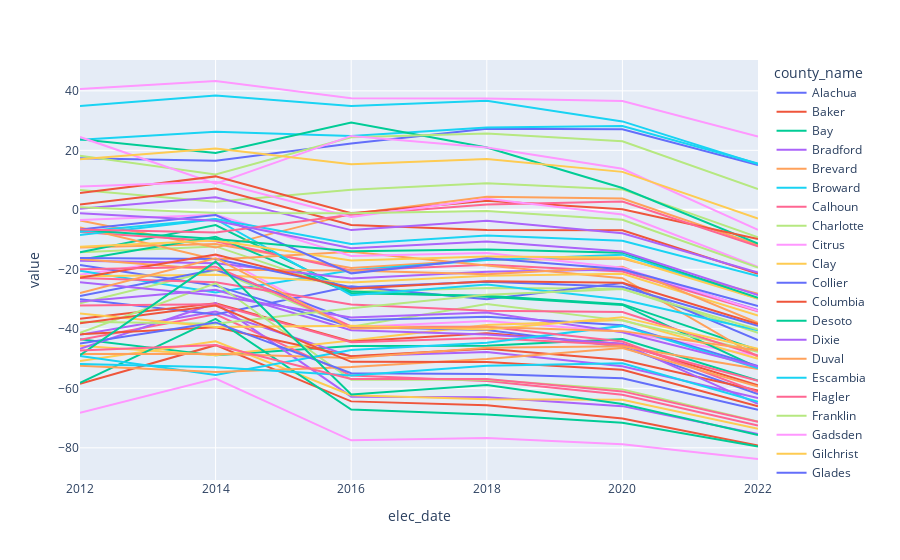

This figure's notebook cell:
### Code cell
fig_scatter = px.line(df_correlation, x=df_correlation.index, y=df_correlation.columns)
fig_scatter.show()

### Figure 1 — Plotly figure (JSON) as saved in the notebook; plotly's stock layout.template omitted (floating-point values rounded to 4 significant figures)
{"data": [{"hovertemplate": "county_name=Alachua<br>elec_date=%{x}<br>value=%{y}<extra></extra>", "legendgroup": "Alachua", "line": {"color": "#636efa", "dash": "solid"}, "marker": {"symbol": "circle"}, "mode": "lines", "name": "Alachua", "orientation": "v", "showlegend": true, "type": "scatter", "x": ["2012", "2014", "2016", "2018", "2020", "2022"], "xaxis": "x", "y": [17.31, 16.52, 22.28, 27.24, 27.08, 15.09], "yaxis": "y"}, {"hovertemplate": "county_name=Baker<br>elec_date=%{x}<br>value=%{y}<extra></extra>", "legendgroup": "Baker", "line": {"color": "#EF553B", "dash": "solid"}, "marker": {"symbol": "circle"}, "mode": "lines", "name": "Baker", "orientation": "v", "showlegend": true, "type": "scatter", "x": ["2012", "2014", "2016", "2018", "2020", "2022"], "xaxis": "x", "y": [-58.52, -45.5, -64.4, -65.69, -70.12, -79.27], "yaxis": "y"}, {"hovertemplate": "county_name=Bay<br>elec_date=%{x}<br>value=%{y}<extra></extra>", "legendgroup": "Bay", "line": {"color": "#00cc96", "dash": "solid"}, "marker": {"symbol": "circle"}, "mode": "lines", "name": "Bay", "orientation": "v", "showlegend": true, "type": "scatter", "x": ["2012", "2014", "2016", "2018", "2020", "2022"], "xaxis": "x", "y": [-43.48, -48.93, -45.79, -45.66, -43.43, -57.38], "yaxis": "y"}, {"hovertemplate": "county_name=Bradford<br>elec_date=%{x}<br>value=%{y}<extra></extra>", "legendgroup": "Bradford", "line": {"color": "#ab63fa", "dash": "solid"}, "marker": {"symbol": "circle"}, "mode": "lines", "name": "Bradford", "orientation": "v", "showlegend": true, "type": "scatter", "x": ["2012", "2014", "2016", "2018", "2020", "2022"], "xaxis": "x", "y": [-41.96, -34.22, -49.26, -47.82, -52.56, -63.25], "yaxis": "y"}, {"hovertemplate": "county_name=Brevard<br>elec_date=%{x}<br>value=%{y}<extra></extra>", "legendgroup": "Brevard", "line": {"color": "#FFA15A", "dash": "solid"}, "marker": {"symbol": "circle"}, "mode": "lines", "name": "Brevard", "orientation": "v", "showlegend": true, "type": "scatter", "x": ["2012", "2014", "2016", "2018", "2020", "2022"], "xaxis": "x", "y": [-12.68, -11.51, -19.54, -16.78, -16.41, -28.2], "yaxis": "y"}, {"hovertemplate": "county_name=Broward<br>elec_date=%{x}<br>value=%{y}<extra></extra>", "legendgroup": "Broward", "line": {"color": "#19d3f3", "dash": "solid"}, "marker": {"symbol": "circle"}, "mode": "lines", "name": "Broward", "orientation": "v", "showlegend": true, "type": "scatter", "x": ["2012", "2014", "2016", "2018", "2020", "2022"], "xaxis": "x", "y": [34.93, 38.44, 34.91, 36.66, 29.73, 15.38], "yaxis": "y"}, {"hovertemplate": "county_name=Calhoun<br>elec_date=%{x}<br>value=%{y}<extra></extra>", "legendgroup": "Calhoun", "line": {"color": "#FF6692", "dash": "solid"}, "marker": {"symbol": "circle"}, "mode": "lines", "name": "Calhoun", "orientation": "v", "showlegend": true, "type": "scatter", "x": ["2012", "2014", "2016", "2018", "2020", "2022"], "xaxis": "x", "y": [-43.7, -35.14, -55.71, -57.54, -62.18, -72.52], "yaxis": "y"}, {"hovertemplate": "county_name=Charlotte<br>elec_date=%{x}<br>value=%{y}<extra></extra>", "legendgroup": "Charlotte", "line": {"color": "#B6E880", "dash": "solid"}, "marker": {"symbol": "circle"}, "mode": "lines", "name": "Charlotte", "orientation": "v", "showlegend": true, "type": "scatter", "x": ["2012", "2014", "2016", "2018", "2020", "2022"], "xaxis": "x", "y": [-14.24, -12.3, -27.55, -26.3, -26.57, -41.37], "yaxis": "y"}, {"hovertemplate": "county_name=Citrus<br>elec_date=%{x}<br>value=%{y}<extra></extra>", "legendgroup": "Citrus", "line": {"color": "#FF97FF", "dash": "solid"}, "marker": {"symbol": "circle"}, "mode": "lines", "name": "Citrus", "orientation": "v", "showlegend": true, "type": "scatter", "x": ["2012", "2014", "2016", "2018", "2020", "2022"], "xaxis": "x", "y": [-21.84, -15.18, -39.38, -37.39, -40.97, -49.04], "yaxis": "y"}, {"hovertemplate": "county_name=Clay<br>elec_date=%{x}<br>value=%{y}<extra></extra>", "legendgroup": "Clay", "line": {"color": "#FECB52", "dash": "solid"}, "marker": {"symbol": "circle"}, "mode": "lines", "name": "Clay", "orientation": "v", "showlegend": true, "type": "scatter", "x": ["2012", "2014", "2016", "2018", "2020", "2022"], "xaxis": "x", "y": [-45.72, -48.87, -43.93, -38.75, -37.03, -50.05], "yaxis": "y"}, {"hovertemplate": "county_name=Collier<br>elec_date=%{x}<br>value=%{y}<extra></extra>", "legendgroup": "Collier", "line": {"color": "#636efa", "dash": "solid"}, "marker": {"symbol": "circle"}, "mode": "lines", "name": "Collier", "orientation": "v", "showlegend": true, "type": "scatter", "x": ["2012", "2014", "2016", "2018", "2020", "2022"], "xaxis": "x", "y": [-30.02, -35.21, -25.7, -30.03, -24.64, -43.76], "yaxis": "y"}, {"hovertemplate": "county_name=Columbia<br>elec_date=%{x}<br>value=%{y}<extra></extra>", "legendgroup": "Columbia", "line": {"color": "#EF553B", "dash": "solid"}, "marker": {"symbol": "circle"}, "mode": "lines", "name": "Columbia", "orientation": "v", "showlegend": true, "type": "scatter", "x": ["2012", "2014", "2016", "2018", "2020", "2022"], "xaxis": "x", "y": [-36.61, -31.45, -44.23, -41.48, -45.09, -59.01], "yaxis": "y"}, {"hovertemplate": "county_name=Desoto<br>elec_date=%{x}<br>value=%{y}<extra></extra>", "legendgroup": "Desoto", "line": {"color": "#00cc96", "dash": "solid"}, "marker": {"symbol": "circle"}, "mode": "lines", "name": "Desoto", "orientation": "v", "showlegend": true, "type": "scatter", "x": ["2012", "2014", "2016", "2018", "2020", "2022"], "xaxis": "x", "y": [-14.29, -5.13, -27.49, -29.22, -31.98, -53.03], "yaxis": "y"}, {"hovertemplate": "county_name=Dixie<br>elec_date=%{x}<br>value=%{y}<extra></extra>", "legendgroup": "Dixie", "line": {"color": "#ab63fa", "dash": "solid"}, "marker": {"symbol": "circle"}, "mode": "lines", "name": "Dixie", "orientation": "v", "showlegend": true, "type": "scatter", "x": ["2012", "2014", "2016", "2018", "2020", "2022"], "xaxis": "x", "y": [-46.76, -31.4, -62.82, -62.97, -66, -75.4], "yaxis": "y"}, {"hovertemplate": "county_name=Duval<br>elec_date=%{x}<br>value=%{y}<extra></extra>", "legendgroup": "Duval", "line": {"color": "#FFA15A", "dash": "solid"}, "marker": {"symbol": "circle"}, "mode": "lines", "name": "Duval", "orientation": "v", "showlegend": true, "type": "scatter", "x": ["2012", "2014", "2016", "2018", "2020", "2022"], "xaxis": "x", "y": [-3.6, -12.7, -1.37, 4.4, 3.8, -11.76], "yaxis": "y"}, {"hovertemplate": "county_name=Escambia<br>elec_date=%{x}<br>value=%{y}<extra></extra>", "legendgroup": "Escambia", "line": {"color": "#19d3f3", "dash": "solid"}, "marker": {"symbol": "circle"}, "mode": "lines", "name": "Escambia", "orientation": "v", "showlegend": true, "type": "scatter", "x": ["2012", "2014", "2016", "2018", "2020", "2022"], "xaxis": "x", "y": [-20.49, -27.8, -20.33, -16.9, -15.07, -29.84], "yaxis": "y"}, {"hovertemplate": "county_name=Flagler<br>elec_date=%{x}<br>value=%{y}<extra></extra>", "legendgroup": "Flagler", "line": {"color": "#FF6692", "dash": "solid"}, "marker": {"symbol": "circle"}, "mode": "lines", "name": "Flagler", "orientation": "v", "showlegend": true, "type": "scatter", "x": ["2012", "2014", "2016", "2018", "2020", "2022"], "xaxis": "x", "y": [-7.42, -10.54, -20.39, -18.48, -20.71, -34.08], "yaxis": "y"}, {"hovertemplate": "county_name=Franklin<br>elec_date=%{x}<br>value=%{y}<extra></extra>", "legendgroup": "Franklin", "line": {"color": "#B6E880", "dash": "solid"}, "marker": {"symbol": "circle"}, "mode": "lines", "name": "Franklin", "orientation": "v", "showlegend": true, "type": "scatter", "x": ["2012", "2014", "2016", "2018", "2020", "2022"], "xaxis": "x", "y": [-31.4, -20.21, -39.3, -31.65, -37.25, -47.72], "yaxis": "y"}, {"hovertemplate": "county_name=Gadsden<br>elec_date=%{x}<br>value=%{y}<extra></extra>", "legendgroup": "Gadsden", "line": {"color": "#FF97FF", "dash": "solid"}, "marker": {"symbol": "circle"}, "mode": "lines", "name": "Gadsden", "orientation": "v", "showlegend": true, "type": "scatter", "x": ["2012", "2014", "2016", "2018", "2020", "2022"], "xaxis": "x", "y": [40.62, 43.31, 37.5, 37.44, 36.56, 24.64], "yaxis": "y"}, {"hovertemplate": "county_name=Gilchrist<br>elec_date=%{x}<br>value=%{y}<extra></extra>", "legendgroup": "Gilchrist", "line": {"color": "#FECB52", "dash": "solid"}, "marker": {"symbol": "circle"}, "mode": "lines", "name": "Gilchrist", "orientation": "v", "showlegend": true, "type": "scatter", "x": ["2012", "2014", "2016", "2018", "2020", "2022"], "xaxis": "x", "y": [-50.8, -44.2, -62.35, -63.67, -63.85, -73.58], "yaxis": "y"}, {"hovertemplate": "county_name=Glades<br>elec_date=%{x}<br>value=%{y}<extra></extra>", "legendgroup": "Glades", "line": {"color": "#636efa", "dash": "solid"}, "marker": {"symbol": "circle"}, "mode": "lines", "name": "Glades", "orientation": "v", "showlegend": true, "type": "scatter", "x": ["2012", "2014", "2016", "2018", "2020", "2022"], "xaxis": "x", "y": [-18.51, -25.49, -39.37, -40.44, -46.07, -61.9], "yaxis": "y"}, {"hovertemplate": "county_name=Gulf<br>elec_date=%{x}<br>value=%{y}<extra></extra>", "legendgroup": "Gulf", "line": {"color": "#EF553B", "dash": "solid"}, "marker": {"symbol": "circle"}, "mode": "lines", "name": "Gulf", "orientation": "v", "showlegend": true, "type": "scatter", "x": ["2012", "2014", "2016", "2018", "2020", "2022"], "xaxis": "x", "y": [-41.83, -39.5, -49.23, -46.68, -50.51, -60.75], "yaxis": "y"}, {"hovertemplate": "county_name=Hamilton<br>elec_date=%{x}<br>value=%{y}<extra></extra>", "legendgroup": "Hamilton", "line": {"color": "#00cc96", "dash": "solid"}, "marker": {"symbol": "circle"}, "mode": "lines", "name": "Hamilton", "orientation": "v", "showlegend": true, "type": "scatter", "x": ["2012", "2014", "2016", "2018", "2020", "2022"], "xaxis": "x", "y": [-16.79, -9.02, -28.03, -28.91, -31.71, -47.17], "yaxis": "y"}, {"hovertemplate": "county_name=Hardee<br>elec_date=%{x}<br>value=%{y}<extra></extra>", "legendgroup": "Hardee", "line": {"color": "#ab63fa", "dash": "solid"}, "marker": {"symbol": "circle"}, "mode": "lines", "name": "Hardee", "orientation": "v", "showlegend": true, "type": "scatter", "x": ["2012", "2014", "2016", "2018", "2020", "2022"], "xaxis": "x", "y": [-30.83, -26.9, -40.46, -41.9, -44.98, -65.19], "yaxis": "y"}, {"hovertemplate": "county_name=Hendry<br>elec_date=%{x}<br>value=%{y}<extra></extra>", "legendgroup": "Hendry", "line": {"color": "#FFA15A", "dash": "solid"}, "marker": {"symbol": "circle"}, "mode": "lines", "name": "Hendry", "orientation": "v", "showlegend": true, "type": "scatter", "x": ["2012", "2014", "2016", "2018", "2020", "2022"], "xaxis": "x", "y": [-5.91, -16.73, -14.13, -18.7, -22.98, -49.41], "yaxis": "y"}, {"hovertemplate": "county_name=Hernando<br>elec_date=%{x}<br>value=%{y}<extra></extra>", "legendgroup": "Hernando", "line": {"color": "#19d3f3", "dash": "solid"}, "marker": {"symbol": "circle"}, "mode": "lines", "name": "Hernando", "orientation": "v", "showlegend": true, "type": "scatter", "x": ["2012", "2014", "2016", "2018", "2020", "2022"], "xaxis": "x", "y": [-8.47, -3.14, -28.71, -25.07, -30.14, -40.47], "yaxis": "y"}, {"hovertemplate": "county_name=Highlands<br>elec_date=%{x}<br>value=%{y}<extra></extra>", "legendgroup": "Highlands", "line": {"color": "#FF6692", "dash": "solid"}, "marker": {"symbol": "circle"}, "mode": "lines", "name": "Highlands", "orientation": "v", "showlegend": true, "type": "scatter", "x": ["2012", "2014", "2016", "2018", "2020", "2022"], "xaxis": "x", "y": [-22.96, -24.38, -31.79, -33.92, -34.33, -49.02], "yaxis": "y"}, {"hovertemplate": "county_name=Hillsborough<br>elec_date=%{x}<br>value=%{y}<extra></extra>", "legendgroup": "Hillsborough", "line": {"color": "#B6E880", "dash": "solid"}, "marker": {"symbol": "circle"}, "mode": "lines", "name": "Hillsborough", "orientation": "v", "showlegend": true, "type": "scatter", "x": ["2012", "2014", "2016", "2018", "2020", "2022"], "xaxis": "x", "y": [6.68, 2.69, 6.79, 8.93, 6.86, -9.22], "yaxis": "y"}, {"hovertemplate": "county_name=Holmes<br>elec_date=%{x}<br>value=%{y}<extra></extra>", "legendgroup": "Holmes", "line": {"color": "#FF97FF", "dash": "solid"}, "marker": {"symbol": "circle"}, "mode": "lines", "name": "Holmes", "orientation": "v", "showlegend": true, "type": "scatter", "x": ["2012", "2014", "2016", "2018", "2020", "2022"], "xaxis": "x", "y": [-68.21, -56.72, -77.49, -76.73, -78.83, -83.77], "yaxis": "y"}, {"hovertemplate": "county_name=Indian River<br>elec_date=%{x}<br>value=%{y}<extra></extra>", "legendgroup": "Indian River", "line": {"color": "#FECB52", "dash": "solid"}, "marker": {"symbol": "circle"}, "mode": "lines", "name": "Indian River", "orientation": "v", "showlegend": true, "type": "scatter", "x": ["2012", "2014", "2016", "2018", "2020", "2022"], "xaxis": "x", "y": [-22.33, -21.85, -24.47, -22.16, -21.51, -35.56], "yaxis": "y"}, {"hovertemplate": "county_name=Jackson<br>elec_date=%{x}<br>value=%{y}<extra></extra>", "legendgroup": "Jackson", "line": {"color": "#636efa", "dash": "solid"}, "marker": {"symbol": "circle"}, "mode": "lines", "name": "Jackson", "orientation": "v", "showlegend": true, "type": "scatter", "x": ["2012", "2014", "2016", "2018", "2020", "2022"], "xaxis": "x", "y": [-28.98, -20.06, -37.15, -35.98, -38.84, -52.54], "yaxis": "y"}, {"hovertemplate": "county_name=Jefferson<br>elec_date=%{x}<br>value=%{y}<extra></extra>", "legendgroup": "Jefferson", "line": {"color": "#EF553B", "dash": "solid"}, "marker": {"symbol": "circle"}, "mode": "lines", "name": "Jefferson", "orientation": "v", "showlegend": true, "type": "scatter", "x": ["2012", "2014", "2016", "2018", "2020", "2022"], "xaxis": "x", "y": [1.75, 7.14, -5.06, -6.8, -6.87, -21.52], "yaxis": "y"}, {"hovertemplate": "county_name=Lafayette<br>elec_date=%{x}<br>value=%{y}<extra></extra>", "legendgroup": "Lafayette", "line": {"color": "#00cc96", "dash": "solid"}, "marker": {"symbol": "circle"}, "mode": "lines", "name": "Lafayette", "orientation": "v", "showlegend": true, "type": "scatter", "x": ["2012", "2014", "2016", "2018", "2020", "2022"], "xaxis": "x", "y": [-58.16, -36.68, -67.17, -68.79, -71.57, -79.61], "yaxis": "y"}, {"hovertemplate": "county_name=Lake<br>elec_date=%{x}<br>value=%{y}<extra></extra>", "legendgroup": "Lake", "line": {"color": "#ab63fa", "dash": "solid"}, "marker": {"symbol": "circle"}, "mode": "lines", "name": "Lake", "orientation": "v", "showlegend": true, "type": "scatter", "x": ["2012", "2014", "2016", "2018", "2020", "2022"], "xaxis": "x", "y": [-17.14, -17.95, -23.08, -20.85, -20.04, -33.72], "yaxis": "y"}, {"hovertemplate": "county_name=Lee<br>elec_date=%{x}<br>value=%{y}<extra></extra>", "legendgroup": "Lee", "line": {"color": "#FFA15A", "dash": "solid"}, "marker": {"symbol": "circle"}, "mode": "lines", "name": "Lee", "orientation": "v", "showlegend": true, "type": "scatter", "x": ["2012", "2014", "2016", "2018", "2020", "2022"], "xaxis": "x", "y": [-16.51, -20.18, -20.42, -21.7, -19.18, -38], "yaxis": "y"}, {"hovertemplate": "county_name=Leon<br>elec_date=%{x}<br>value=%{y}<extra></extra>", "legendgroup": "Leon", "line": {"color": "#19d3f3", "dash": "solid"}, "marker": {"symbol": "circle"}, "mode": "lines", "name": "Leon", "orientation": "v", "showlegend": true, "type": "scatter", "x": ["2012", "2014", "2016", "2018", "2020", "2022"], "xaxis": "x", "y": [23.59, 26.23, 24.85, 27.67, 28.18, 15.53], "yaxis": "y"}, {"hovertemplate": "county_name=Levy<br>elec_date=%{x}<br>value=%{y}<extra></extra>", "legendgroup": "Levy", "line": {"color": "#FF6692", "dash": "solid"}, "marker": {"symbol": "circle"}, "mode": "lines", "name": "Levy", "orientation": "v", "showlegend": true, "type": "scatter", "x": ["2012", "2014", "2016", "2018", "2020", "2022"], "xaxis": "x", "y": [-32.16, -31.75, -44.48, -43.07, -45.48, -57.45], "yaxis": "y"}, {"hovertemplate": "county_name=Liberty<br>elec_date=%{x}<br>value=%{y}<extra></extra>", "legendgroup": "Liberty", "line": {"color": "#B6E880", "dash": "solid"}, "marker": {"symbol": "circle"}, "mode": "lines", "name": "Liberty", "orientation": "v", "showlegend": true, "type": "scatter", "x": ["2012", "2014", "2016", "2018", "2020", "2022"], "xaxis": "x", "y": [-41.32, -24.7, -57.13, -57.16, -60.36, -71.19], "yaxis": "y"}, {"hovertemplate": "county_name=Madison<br>elec_date=%{x}<br>value=%{y}<extra></extra>", "legendgroup": "Madison", "line": {"color": "#FF97FF", "dash": "solid"}, "marker": {"symbol": "circle"}, "mode": "lines", "name": "Madison", "orientation": "v", "showlegend": true, "type": "scatter", "x": ["2012", "2014", "2016", "2018", "2020", "2022"], "xaxis": "x", "y": [-3.41, -1.68, -15.52, -14.54, -19.47, -33.92], "yaxis": "y"}, {"hovertemplate": "county_name=Manatee<br>elec_date=%{x}<br>value=%{y}<extra></extra>", "legendgroup": "Manatee", "line": {"color": "#FECB52", "dash": "solid"}, "marker": {"symbol": "circle"}, "mode": "lines", "name": "Manatee", "orientation": "v", "showlegend": true, "type": "scatter", "x": ["2012", "2014", "2016", "2018", "2020", "2022"], "xaxis": "x", "y": [-12.43, -10.31, -17, -15.67, -16.01, -29.88], "yaxis": "y"}, {"hovertemplate": "county_name=Marion<br>elec_date=%{x}<br>value=%{y}<extra></extra>", "legendgroup": "Marion", "line": {"color": "#636efa", "dash": "solid"}, "marker": {"symbol": "circle"}, "mode": "lines", "name": "Marion", "orientation": "v", "showlegend": true, "type": "scatter", "x": ["2012", "2014", "2016", "2018", "2020", "2022"], "xaxis": "x", "y": [-16.21, -16.54, -26.03, -24.2, -25.87, -39.02], "yaxis": "y"}, {"hovertemplate": "county_name=Martin<br>elec_date=%{x}<br>value=%{y}<extra></extra>", "legendgroup": "Martin", "line": {"color": "#EF553B", "dash": "solid"}, "marker": {"symbol": "circle"}, "mode": "lines", "name": "Martin", "orientation": "v", "showlegend": true, "type": "scatter", "x": ["2012", "2014", "2016", "2018", "2020", "2022"], "xaxis": "x", "y": [-22.87, -15.01, -26.57, -24.03, -24.53, -38.43], "yaxis": "y"}, {"hovertemplate": "county_name=Miami-Dade<br>elec_date=%{x}<br>value=%{y}<extra></extra>", "legendgroup": "Miami-Dade", "line": {"color": "#00cc96", "dash": "solid"}, "marker": {"symbol": "circle"}, "mode": "lines", "name": "Miami-Dade", "orientation": "v", "showlegend": true, "type": "scatter", "x": ["2012", "2014", "2016", "2018", "2020", "2022"], "xaxis": "x", "y": [23.71, 19.09, 29.39, 20.93, 7.34, -11.32], "yaxis": "y"}, {"hovertemplate": "county_name=Monroe<br>elec_date=%{x}<br>value=%{y}<extra></extra>", "legendgroup": "Monroe", "line": {"color": "#ab63fa", "dash": "solid"}, "marker": {"symbol": "circle"}, "mode": "lines", "name": "Monroe", "orientation": "v", "showlegend": true, "type": "scatter", "x": ["2012", "2014", "2016", "2018", "2020", "2022"], "xaxis": "x", "y": [0.4, 4.23, -6.82, -3.68, -7.91, -21.07], "yaxis": "y"}, {"hovertemplate": "county_name=Nassau<br>elec_date=%{x}<br>value=%{y}<extra></extra>", "legendgroup": "Nassau", "line": {"color": "#FFA15A", "dash": "solid"}, "marker": {"symbol": "circle"}, "mode": "lines", "name": "Nassau", "orientation": "v", "showlegend": true, "type": "scatter", "x": ["2012", "2014", "2016", "2018", "2020", "2022"], "xaxis": "x", "y": [-48.44, -48.39, -49.79, -46.41, -45.83, -53.55], "yaxis": "y"}, {"hovertemplate": "county_name=Okaloosa<br>elec_date=%{x}<br>value=%{y}<extra></extra>", "legendgroup": "Okaloosa", "line": {"color": "#19d3f3", "dash": "solid"}, "marker": {"symbol": "circle"}, "mode": "lines", "name": "Okaloosa", "orientation": "v", "showlegend": true, "type": "scatter", "x": ["2012", "2014", "2016", "2018", "2020", "2022"], "xaxis": "x", "y": [-49.17, -55.55, -47.13, -44.7, -39.02, -53.26], "yaxis": "y"}, {"hovertemplate": "county_name=Okeechobee<br>elec_date=%{x}<br>value=%{y}<extra></extra>", "legendgroup": "Okeechobee", "line": {"color": "#FF6692", "dash": "solid"}, "marker": {"symbol": "circle"}, "mode": "lines", "name": "Okeechobee", "orientation": "v", "showlegend": true, "type": "scatter", "x": ["2012", "2014", "2016", "2018", "2020", "2022"], "xaxis": "x", "y": [-19.99, -19.11, -39.22, -39.31, -44.29, -61.24], "yaxis": "y"}, {"hovertemplate": "county_name=Orange<br>elec_date=%{x}<br>value=%{y}<extra></extra>", "legendgroup": "Orange", "line": {"color": "#B6E880", "dash": "solid"}, "marker": {"symbol": "circle"}, "mode": "lines", "name": "Orange", "orientation": "v", "showlegend": true, "type": "scatter", "x": ["2012", "2014", "2016", "2018", "2020", "2022"], "xaxis": "x", "y": [18.21, 11.85, 24.4, 25.63, 23.05, 7.02], "yaxis": "y"}, {"hovertemplate": "county_name=Osceola<br>elec_date=%{x}<br>value=%{y}<extra></extra>", "legendgroup": "Osceola", "line": {"color": "#FF97FF", "dash": "solid"}, "marker": {"symbol": "circle"}, "mode": "lines", "name": "Osceola", "orientation": "v", "showlegend": true, "type": "scatter", "x": ["2012", "2014", "2016", "2018", "2020", "2022"], "xaxis": "x", "y": [24.46, 8.78, 24.85, 20.92, 13.78, -6.75], "yaxis": "y"}, {"hovertemplate": "county_name=Palm Beach<br>elec_date=%{x}<br>value=%{y}<extra></extra>", "legendgroup": "Palm Beach", "line": {"color": "#FECB52", "dash": "solid"}, "marker": {"symbol": "circle"}, "mode": "lines", "name": "Palm Beach", "orientation": "v", "showlegend": true, "type": "scatter", "x": ["2012", "2014", "2016", "2018", "2020", "2022"], "xaxis": "x", "y": [17.02, 20.58, 15.29, 17.1, 12.76, -2.91], "yaxis": "y"}, {"hovertemplate": "county_name=Pasco<br>elec_date=%{x}<br>value=%{y}<extra></extra>", "legendgroup": "Pasco", "line": {"color": "#636efa", "dash": "solid"}, "marker": {"symbol": "circle"}, "mode": "lines", "name": "Pasco", "orientation": "v", "showlegend": true, "type": "scatter", "x": ["2012", "2014", "2016", "2018", "2020", "2022"], "xaxis": "x", "y": [-6.61, -1.77, -21.36, -16.27, -20.01, -32.33], "yaxis": "y"}, {"hovertemplate": "county_name=Pinellas<br>elec_date=%{x}<br>value=%{y}<extra></extra>", "legendgroup": "Pinellas", "line": {"color": "#EF553B", "dash": "solid"}, "marker": {"symbol": "circle"}, "mode": "lines", "name": "Pinellas", "orientation": "v", "showlegend": true, "type": "scatter", "x": ["2012", "2014", "2016", "2018", "2020", "2022"], "xaxis": "x", "y": [5.63, 11.24, -1.11, 3.02, 0.22, -9.85], "yaxis": "y"}, {"hovertemplate": "county_name=Polk<br>elec_date=%{x}<br>value=%{y}<extra></extra>", "legendgroup": "Polk", "line": {"color": "#00cc96", "dash": "solid"}, "marker": {"symbol": "circle"}, "mode": "lines", "name": "Polk", "orientation": "v", "showlegend": true, "type": "scatter", "x": ["2012", "2014", "2016", "2018", "2020", "2022"], "xaxis": "x", "y": [-6.82, -9.78, -13.94, -13.34, -14.4, -29.6], "yaxis": "y"}, {"hovertemplate": "county_name=Putnam<br>elec_date=%{x}<br>value=%{y}<extra></extra>", "legendgroup": "Putnam", "line": {"color": "#ab63fa", "dash": "solid"}, "marker": {"symbol": "circle"}, "mode": "lines", "name": "Putnam", "orientation": "v", "showlegend": true, "type": "scatter", "x": ["2012", "2014", "2016", "2018", "2020", "2022"], "xaxis": "x", "y": [-24.37, -28.83, -36.17, -34.5, -41.15, -52.72], "yaxis": "y"}, {"hovertemplate": "county_name=Santa Rosa<br>elec_date=%{x}<br>value=%{y}<extra></extra>", "legendgroup": "Santa Rosa", "line": {"color": "#FFA15A", "dash": "solid"}, "marker": {"symbol": "circle"}, "mode": "lines", "name": "Santa Rosa", "orientation": "v", "showlegend": true, "type": "scatter", "x": ["2012", "2014", "2016", "2018", "2020", "2022"], "xaxis": "x", "y": [-52.45, -54.49, -52.86, -50.16, -46.43, -59.44], "yaxis": "y"}, {"hovertemplate": "county_name=Sarasota<br>elec_date=%{x}<br>value=%{y}<extra></extra>", "legendgroup": "Sarasota", "line": {"color": "#19d3f3", "dash": "solid"}, "marker": {"symbol": "circle"}, "mode": "lines", "name": "Sarasota", "orientation": "v", "showlegend": true, "type": "scatter", "x": ["2012", "2014", "2016", "2018", "2020", "2022"], "xaxis": "x", "y": [-7.4, -3.07, -11.48, -8.64, -10.42, -22.27], "yaxis": "y"}, {"hovertemplate": "county_name=Seminole<br>elec_date=%{x}<br>value=%{y}<extra></extra>", "legendgroup": "Seminole", "line": {"color": "#FF6692", "dash": "solid"}, "marker": {"symbol": "circle"}, "mode": "lines", "name": "Seminole", "orientation": "v", "showlegend": true, "type": "scatter", "x": ["2012", "2014", "2016", "2018", "2020", "2022"], "xaxis": "x", "y": [-6.65, -7.61, -1.63, 1.79, 2.79, -12.3], "yaxis": "y"}, {"hovertemplate": "county_name=St. Johns<br>elec_date=%{x}<br>value=%{y}<extra></extra>", "legendgroup": "St. Johns", "line": {"color": "#B6E880", "dash": "solid"}, "marker": {"symbol": "circle"}, "mode": "lines", "name": "St. Johns", "orientation": "v", "showlegend": true, "type": "scatter", "x": ["2012", "2014", "2016", "2018", "2020", "2022"], "xaxis": "x", "y": [-37.66, -38.32, -33.07, -28.57, -26.6, -40.23], "yaxis": "y"}, {"hovertemplate": "county_name=St. Lucie<br>elec_date=%{x}<br>value=%{y}<extra></extra>", "legendgroup": "St. Lucie", "line": {"color": "#FF97FF", "dash": "solid"}, "marker": {"symbol": "circle"}, "mode": "lines", "name": "St. Lucie", "orientation": "v", "showlegend": true, "type": "scatter", "x": ["2012", "2014", "2016", "2018", "2020", "2022"], "xaxis": "x", "y": [7.84, 9.43, -2.4, 3.72, -1.56, -19.14], "yaxis": "y"}, {"hovertemplate": "county_name=Sumter<br>elec_date=%{x}<br>value=%{y}<extra></extra>", "legendgroup": "Sumter", "line": {"color": "#FECB52", "dash": "solid"}, "marker": {"symbol": "circle"}, "mode": "lines", "name": "Sumter", "orientation": "v", "showlegend": true, "type": "scatter", "x": ["2012", "2014", "2016", "2018", "2020", "2022"], "xaxis": "x", "y": [-34.89, -39.41, -38.96, -40.24, -36.08, -46.7], "yaxis": "y"}, {"hovertemplate": "county_name=Suwannee<br>elec_date=%{x}<br>value=%{y}<extra></extra>", "legendgroup": "Suwannee", "line": {"color": "#636efa", "dash": "solid"}, "marker": {"symbol": "circle"}, "mode": "lines", "name": "Suwannee", "orientation": "v", "showlegend": true, "type": "scatter", "x": ["2012", "2014", "2016", "2018", "2020", "2022"], "xaxis": "x", "y": [-44.93, -37.85, -54.95, -55.19, -56.63, -67.2], "yaxis": "y"}, {"hovertemplate": "county_name=Taylor<br>elec_date=%{x}<br>value=%{y}<extra></extra>", "legendgroup": "Taylor", "line": {"color": "#EF553B", "dash": "solid"}, "marker": {"symbol": "circle"}, "mode": "lines", "name": "Taylor", "orientation": "v", "showlegend": true, "type": "scatter", "x": ["2012", "2014", "2016", "2018", "2020", "2022"], "xaxis": "x", "y": [-38.13, -32.17, -51.11, -51.13, -53.78, -66.02], "yaxis": "y"}, {"hovertemplate": "county_name=Union<br>elec_date=%{x}<br>value=%{y}<extra></extra>", "legendgroup": "Union", "line": {"color": "#00cc96", "dash": "solid"}, "marker": {"symbol": "circle"}, "mode": "lines", "name": "Union", "orientation": "v", "showlegend": true, "type": "scatter", "x": ["2012", "2014", "2016", "2018", "2020", "2022"], "xaxis": "x", "y": [-48.84, -17.4, -62.11, -58.86, -65.27, -75.71], "yaxis": "y"}, {"hovertemplate": "county_name=Volusia<br>elec_date=%{x}<br>value=%{y}<extra></extra>", "legendgroup": "Volusia", "line": {"color": "#ab63fa", "dash": "solid"}, "marker": {"symbol": "circle"}, "mode": "lines", "name": "Volusia", "orientation": "v", "showlegend": true, "type": "scatter", "x": ["2012", "2014", "2016", "2018", "2020", "2022"], "xaxis": "x", "y": [-1.17, -3.65, -12.88, -10.62, -14.04, -28.64], "yaxis": "y"}, {"hovertemplate": "county_name=Wakulla<br>elec_date=%{x}<br>value=%{y}<extra></extra>", "legendgroup": "Wakulla", "line": {"color": "#FFA15A", "dash": "solid"}, "marker": {"symbol": "circle"}, "mode": "lines", "name": "Wakulla", "orientation": "v", "showlegend": true, "type": "scatter", "x": ["2012", "2014", "2016", "2018", "2020", "2022"], "xaxis": "x", "y": [-28, -16.27, -39.91, -39.38, -40.78, -47.22], "yaxis": "y"}, {"hovertemplate": "county_name=Walton<br>elec_date=%{x}<br>value=%{y}<extra></extra>", "legendgroup": "Walton", "line": {"color": "#19d3f3", "dash": "solid"}, "marker": {"symbol": "circle"}, "mode": "lines", "name": "Walton", "orientation": "v", "showlegend": true, "type": "scatter", "x": ["2012", "2014", "2016", "2018", "2020", "2022"], "xaxis": "x", "y": [-51.85, -52.93, -55.7, -52.4, -51.62, -64.57], "yaxis": "y"}, {"hovertemplate": "county_name=Washington<br>elec_date=%{x}<br>value=%{y}<extra></extra>", "legendgroup": "Washington", "line": {"color": "#FF6692", "dash": "solid"}, "marker": {"symbol": "circle"}, "mode": "lines", "name": "Washington", "orientation": "v", "showlegend": true, "type": "scatter", "x": ["2012", "2014", "2016", "2018", "2020", "2022"], "xaxis": "x", "y": [-47.26, -45.45, -56.85, -56.87, -61.04, -71.24], "yaxis": "y"}, {"hovertemplate": "county_name=Statewide<br>elec_date=%{x}<br>value=%{y}<extra></extra>", "legendgroup": "Statewide", "line": {"color": "#B6E880", "dash": "solid"}, "marker": {"symbol": "circle"}, "mode": "lines", "name": "Statewide", "orientation": "v", "showlegend": true, "type": "scatter", "x": ["2012", "2014", "2016", "2018", "2020", "2022"], "xaxis": "x", "y": [0.8725, -1.082, -1.181, -0.3941, -3.351, -19.4], "yaxis": "y"}], "layout": {"legend": {"title": {"text": "county_name"}, "tracegroupgap": 0}, "margin": {"t": 60}, "xaxis": {"anchor": "y", "domain": [0, 1], "title": {"text": "elec_date"}}, "yaxis": {"anchor": "x", "domain": [0, 1], "title": {"text": "value"}}}}
